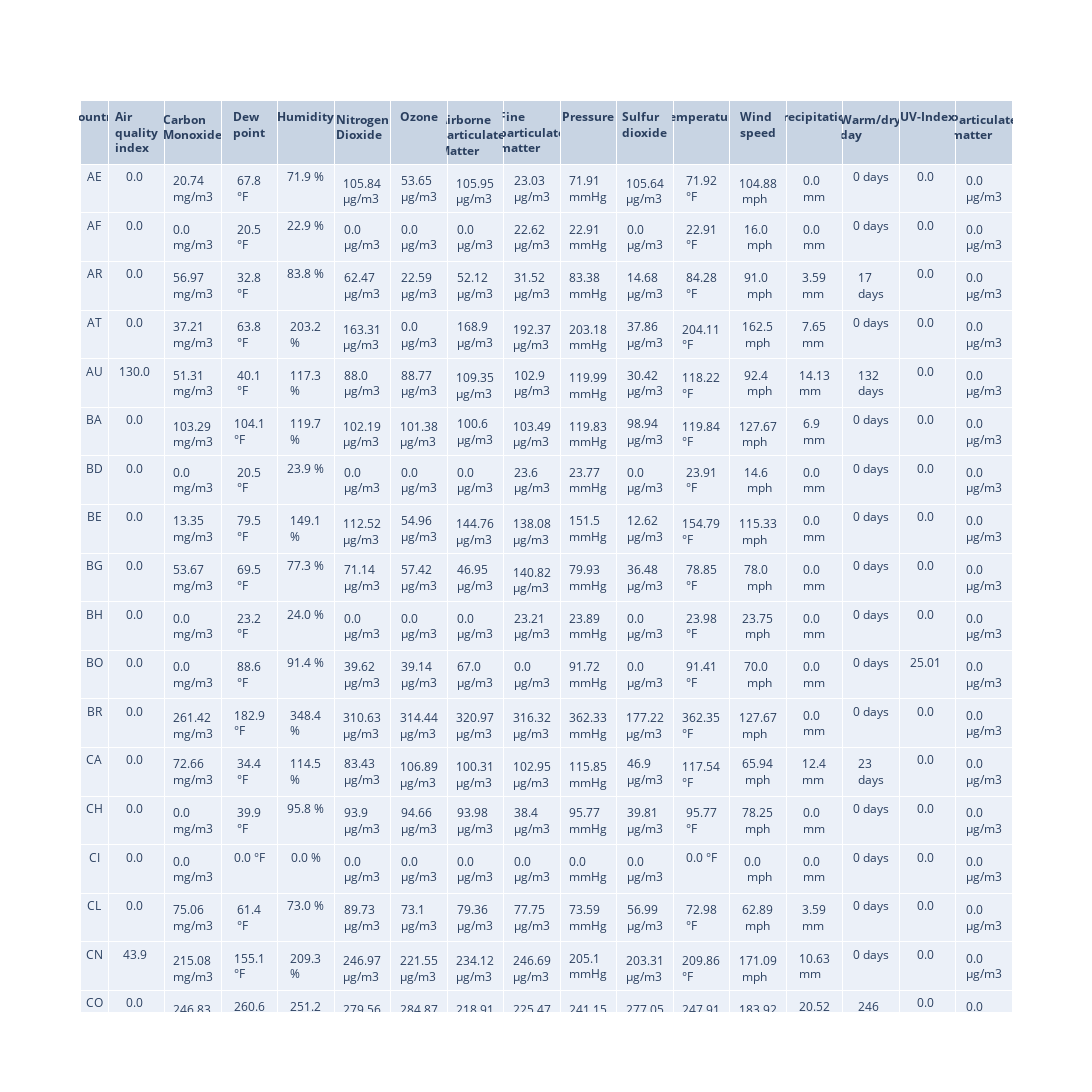

The notebook cell saved with this chart:
### Markdown cell above
# Table of mean value of each Species in dataset

### Code cell
countries = res.Country.unique()

fig = go.Figure(data=[go.Table( columnwidth = [10,20,20, 20,20,20,20,20,20,20,20,20,20,20,20,20,20,20],
                  header=dict(values=['<b>Country</b>', '<b>Air quality index</b>', '<b>Carbon Monoxide</b>', '<b>Dew point</b>', 
                                                    '<b>Humidity</b>', '<b>Nitrogen Dioxide</b>', '<b>Ozone</b>', '<b>Airborne particulates Matter</b>', 
                                                    '<b>Fine particulate matter</b>', '<b>Pressure</b>', '<b>Sulfur dioxide</b>', '<b>Temperature</b>', 
                                                    '<b>Wind speed</b>', '<b>Precipitation</b>', '<b>Warm/dry day</b>',  '<b>UV-Index</b>', '<b>Particulate matter</b>']),
                 cells=dict(values=[
                      [country for country in countries], 
                      [str(round(value,2))+' ' for value in  res.loc[(res['Specie'] == 'aqi') & (res['Year'] == '2019')]['count']],
                      [str(round(value,2))+' mg/m3' for value in  res.loc[(res['Specie'] == 'co') & (res['Year'] == '2019')]['count']],
                      [str(round(value,1))+' °F' for value in  res.loc[(res['Specie'] == 'dew') & (res['Year'] == '2019')]['count']],
                      [str(round(value,1))+' %' for value in  res.loc[(res['Specie'] == 'humidity') & (res['Year'] == '2019')]['count']],
                      [str(round(value,2))+' µg/m3' for value in res.loc[(res['Specie'] == 'no2') & (res['Year'] == '2019')]['count']],
                      [str(round(value,2))+' µg/m3' for value in  res.loc[(res['Specie'] == 'o3') & (res['Year'] == '2019')]['count']],
                      [str(round(value,2))+' µg/m3' for value in  res.loc[(res['Specie'] == 'pm10') & (res['Year'] == '2019')]['count']],
                      [str(round(value,2))+' µg/m3' for value in  res.loc[(res['Specie'] == 'pm25') & (res['Year'] == '2019')]['count']],
                      [str(round(value,2))+' mmHg' for value in  res.loc[(res['Specie'] == 'pressure') & (res['Year'] == '2019')]['count']],
                      [str(round(value,2))+' µg/m3' for value in  res.loc[(res['Specie'] == 'so2') & (res['Year'] == '2019')]['count']],
                      [str(round(value,2))+' °F' for value in  res.loc[(res['Specie'] == 'temperature') & (res['Year'] == '2019')]['count']],
                      [str(round(value,2))+' 	mph' for value in  res.loc[(res['Specie'] == 'wind speed') & (res['Year'] == '2019')]['count']],
                      [str(round(value,2))+' mm' for value in  res.loc[(res['Specie'] == 'precipitation') & (res['Year'] == '2019')]['count']],
                      [str(round(value))+' days' for value in  res.loc[(res['Specie'] == 'wd') & (res['Year'] == '2019')]['count']],
                      [str(round(value,2))+' ' for value in  res.loc[(res['Specie'] == 'uvi') & (res['Year'] == '2019')]['count']],
                      [str(round(value,2))+' µg/m3' for value in  res.loc[(res['Specie'] == 'pm1') & (res['Year'] == '2019')]['count']],



                     ]
                     
                     
                     ))
                     ])

fig.update_layout(
  width=2000,
    height=2150)

#fig.show()

### Figure 1 — Plotly figure (JSON) as saved in the notebook; plotly's stock layout.template omitted (floating-point values rounded to 4 significant figures; data arrays with more than 128 entries replaced by an {"elided": "..."} marker saying what was removed)
{"data": [{"cells": {"values": {"elided": "17x95 str values"}}, "columnwidth": [10, 20, 20, 20, 20, 20, 20, 20, 20, 20, 20, 20, 20, 20, 20, 20, 20, 20], "header": {"values": ["<b>Country</b>", "<b>Air quality index</b>", "<b>Carbon Monoxide</b>", "<b>Dew point</b>", "<b>Humidity</b>", "<b>Nitrogen Dioxide</b>", "<b>Ozone</b>", "<b>Airborne particulates Matter</b>", "<b>Fine particulate matter</b>", "<b>Pressure</b>", "<b>Sulfur dioxide</b>", "<b>Temperature</b>", "<b>Wind speed</b>", "<b>Precipitation</b>", "<b>Warm/dry day</b>", "<b>UV-Index</b>", "<b>Particulate matter</b>"]}, "type": "table"}], "layout": {"height": 2150, "width": 2000}}
